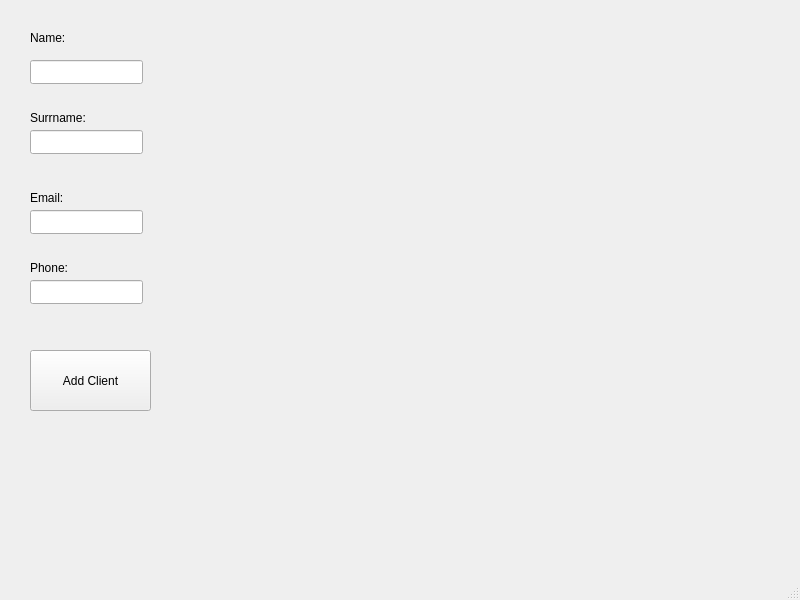
<?xml version="1.0" encoding="UTF-8"?>
<ui version="4.0">
 <class>addclient</class>
 <widget class="QMainWindow" name="addclient">
  <property name="geometry">
   <rect>
    <x>0</x>
    <y>0</y>
    <width>800</width>
    <height>600</height>
   </rect>
  </property>
  <property name="windowTitle">
   <string>Add Client</string>
  </property>
  <widget class="QWidget" name="centralwidget">
   <widget class="QLineEdit" name="firstNameEdit">
    <property name="geometry">
     <rect>
      <x>30</x>
      <y>60</y>
      <width>113</width>
      <height>24</height>
     </rect>
    </property>
   </widget>
   <widget class="QLineEdit" name="lastNameEdit">
    <property name="geometry">
     <rect>
      <x>30</x>
      <y>130</y>
      <width>113</width>
      <height>24</height>
     </rect>
    </property>
   </widget>
   <widget class="QLineEdit" name="emailEdit">
    <property name="geometry">
     <rect>
      <x>30</x>
      <y>210</y>
      <width>113</width>
      <height>24</height>
     </rect>
    </property>
   </widget>
   <widget class="QLineEdit" name="phoneEdit">
    <property name="geometry">
     <rect>
      <x>30</x>
      <y>280</y>
      <width>113</width>
      <height>24</height>
     </rect>
    </property>
   </widget>
   <widget class="QPushButton" name="addButton">
    <property name="geometry">
     <rect>
      <x>30</x>
      <y>350</y>
      <width>121</width>
      <height>61</height>
     </rect>
    </property>
    <property name="text">
     <string>Add Client</string>
    </property>
   </widget>
   <widget class="QLabel" name="label">
    <property name="geometry">
     <rect>
      <x>30</x>
      <y>30</y>
      <width>49</width>
      <height>16</height>
     </rect>
    </property>
    <property name="text">
     <string>Name:</string>
    </property>
   </widget>
   <widget class="QLabel" name="label_2">
    <property name="geometry">
     <rect>
      <x>30</x>
      <y>110</y>
      <width>71</width>
      <height>16</height>
     </rect>
    </property>
    <property name="text">
     <string>Surrname:</string>
    </property>
   </widget>
   <widget class="QLabel" name="label_3">
    <property name="geometry">
     <rect>
      <x>30</x>
      <y>190</y>
      <width>71</width>
      <height>16</height>
     </rect>
    </property>
    <property name="text">
     <string>Email:</string>
    </property>
   </widget>
   <widget class="QLabel" name="label_4">
    <property name="geometry">
     <rect>
      <x>30</x>
      <y>260</y>
      <width>71</width>
      <height>16</height>
     </rect>
    </property>
    <property name="text">
     <string>Phone:</string>
    </property>
   </widget>
  </widget>
  <widget class="QMenuBar" name="menubar">
   <property name="geometry">
    <rect>
     <x>0</x>
     <y>0</y>
     <width>800</width>
     <height>21</height>
    </rect>
   </property>
  </widget>
  <widget class="QStatusBar" name="statusbar"/>
 </widget>
 <resources/>
 <connections/>
</ui>
